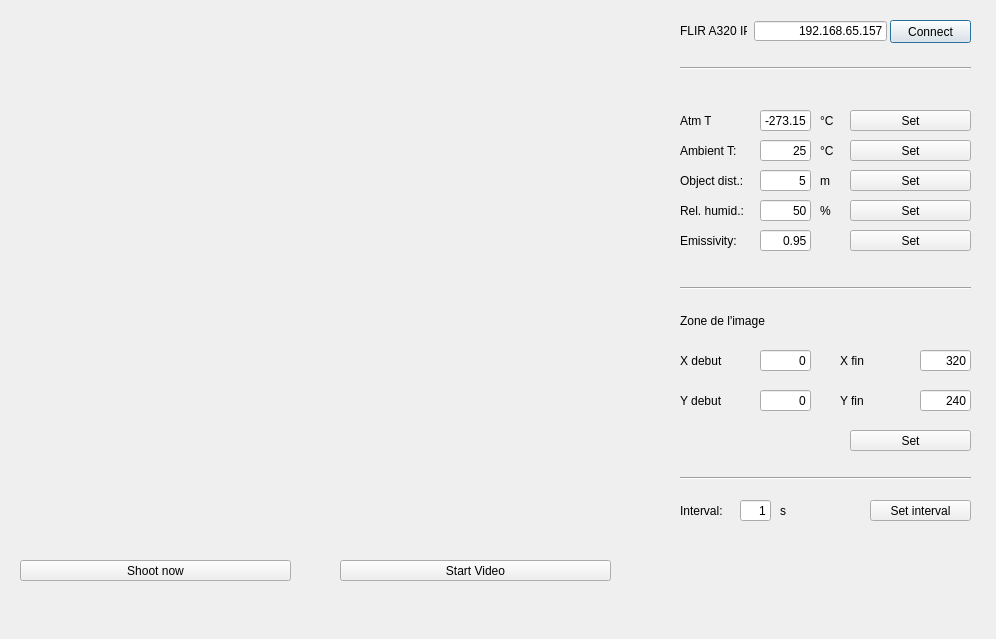
<?xml version="1.0" encoding="UTF-8"?>
<ui version="4.0">
 <class>Dialog</class>
 <widget class="QDialog" name="Dialog">
  <property name="geometry">
   <rect>
    <x>0</x>
    <y>0</y>
    <width>996</width>
    <height>639</height>
   </rect>
  </property>
  <property name="windowTitle">
   <string>FLIR A320 control</string>
  </property>
  <property name="locale">
   <locale language="English" country="Israel"/>
  </property>
  <widget class="QLineEdit" name="flirIP">
   <property name="geometry">
    <rect>
     <x>754</x>
     <y>21</y>
     <width>133</width>
     <height>20</height>
    </rect>
   </property>
   <property name="text">
    <string>192.168.65.157</string>
   </property>
   <property name="alignment">
    <set>Qt::AlignRight|Qt::AlignTrailing|Qt::AlignVCenter</set>
   </property>
  </widget>
  <widget class="QLabel" name="label_2">
   <property name="geometry">
    <rect>
     <x>680</x>
     <y>20</y>
     <width>67</width>
     <height>21</height>
    </rect>
   </property>
   <property name="text">
    <string>FLIR A320 IP:</string>
   </property>
  </widget>
  <widget class="Line" name="line">
   <property name="geometry">
    <rect>
     <x>680</x>
     <y>280</y>
     <width>291</width>
     <height>16</height>
    </rect>
   </property>
   <property name="orientation">
    <enum>Qt::Horizontal</enum>
   </property>
  </widget>
  <widget class="QPushButton" name="connect">
   <property name="geometry">
    <rect>
     <x>890</x>
     <y>20</y>
     <width>81</width>
     <height>23</height>
    </rect>
   </property>
   <property name="text">
    <string>Connect</string>
   </property>
  </widget>
  <widget class="QLabel" name="label_22">
   <property name="geometry">
    <rect>
     <x>820</x>
     <y>110</y>
     <width>21</width>
     <height>21</height>
    </rect>
   </property>
   <property name="text">
    <string>°C</string>
   </property>
  </widget>
  <widget class="Line" name="line_5">
   <property name="geometry">
    <rect>
     <x>680</x>
     <y>60</y>
     <width>291</width>
     <height>16</height>
    </rect>
   </property>
   <property name="orientation">
    <enum>Qt::Horizontal</enum>
   </property>
  </widget>
  <widget class="QLabel" name="label_20">
   <property name="geometry">
    <rect>
     <x>680</x>
     <y>110</y>
     <width>31</width>
     <height>21</height>
    </rect>
   </property>
   <property name="text">
    <string>Atm T:</string>
   </property>
  </widget>
  <widget class="QLineEdit" name="atmT">
   <property name="geometry">
    <rect>
     <x>760</x>
     <y>110</y>
     <width>51</width>
     <height>21</height>
    </rect>
   </property>
   <property name="text">
    <string>-273.15</string>
   </property>
   <property name="alignment">
    <set>Qt::AlignRight|Qt::AlignTrailing|Qt::AlignVCenter</set>
   </property>
  </widget>
  <widget class="QPushButton" name="setAtmT">
   <property name="geometry">
    <rect>
     <x>850</x>
     <y>110</y>
     <width>121</width>
     <height>21</height>
    </rect>
   </property>
   <property name="text">
    <string>Set</string>
   </property>
  </widget>
  <widget class="QPushButton" name="shootNow">
   <property name="geometry">
    <rect>
     <x>20</x>
     <y>560</y>
     <width>271</width>
     <height>21</height>
    </rect>
   </property>
   <property name="text">
    <string>Shoot now</string>
   </property>
  </widget>
  <widget class="QLabel" name="label_25">
   <property name="geometry">
    <rect>
     <x>780</x>
     <y>500</y>
     <width>16</width>
     <height>21</height>
    </rect>
   </property>
   <property name="text">
    <string>s</string>
   </property>
  </widget>
  <widget class="QLabel" name="label_26">
   <property name="geometry">
    <rect>
     <x>680</x>
     <y>500</y>
     <width>51</width>
     <height>21</height>
    </rect>
   </property>
   <property name="text">
    <string>Interval:</string>
   </property>
  </widget>
  <widget class="QLineEdit" name="IntervalTime">
   <property name="geometry">
    <rect>
     <x>740</x>
     <y>500</y>
     <width>31</width>
     <height>21</height>
    </rect>
   </property>
   <property name="text">
    <string>1</string>
   </property>
   <property name="alignment">
    <set>Qt::AlignRight|Qt::AlignTrailing|Qt::AlignVCenter</set>
   </property>
  </widget>
  <widget class="QPushButton" name="IntervalSet">
   <property name="geometry">
    <rect>
     <x>870</x>
     <y>500</y>
     <width>101</width>
     <height>21</height>
    </rect>
   </property>
   <property name="text">
    <string>Set interval</string>
   </property>
  </widget>
  <widget class="QLabel" name="logfolder">
   <property name="geometry">
    <rect>
     <x>20</x>
     <y>600</y>
     <width>591</width>
     <height>21</height>
    </rect>
   </property>
   <property name="text">
    <string/>
   </property>
   <property name="alignment">
    <set>Qt::AlignRight|Qt::AlignTrailing|Qt::AlignVCenter</set>
   </property>
  </widget>
  <widget class="QLabel" name="label_28">
   <property name="geometry">
    <rect>
     <x>680</x>
     <y>140</y>
     <width>61</width>
     <height>21</height>
    </rect>
   </property>
   <property name="text">
    <string>Ambient T:</string>
   </property>
  </widget>
  <widget class="QLineEdit" name="ambT">
   <property name="geometry">
    <rect>
     <x>760</x>
     <y>140</y>
     <width>51</width>
     <height>21</height>
    </rect>
   </property>
   <property name="text">
    <string>25</string>
   </property>
   <property name="alignment">
    <set>Qt::AlignRight|Qt::AlignTrailing|Qt::AlignVCenter</set>
   </property>
  </widget>
  <widget class="QPushButton" name="setAmbT">
   <property name="geometry">
    <rect>
     <x>850</x>
     <y>140</y>
     <width>121</width>
     <height>21</height>
    </rect>
   </property>
   <property name="text">
    <string>Set</string>
   </property>
  </widget>
  <widget class="QLabel" name="label_29">
   <property name="geometry">
    <rect>
     <x>820</x>
     <y>140</y>
     <width>21</width>
     <height>21</height>
    </rect>
   </property>
   <property name="text">
    <string>°C</string>
   </property>
  </widget>
  <widget class="QLabel" name="label_30">
   <property name="geometry">
    <rect>
     <x>680</x>
     <y>170</y>
     <width>71</width>
     <height>21</height>
    </rect>
   </property>
   <property name="text">
    <string>Object dist.:</string>
   </property>
  </widget>
  <widget class="QLineEdit" name="dist">
   <property name="geometry">
    <rect>
     <x>760</x>
     <y>170</y>
     <width>51</width>
     <height>21</height>
    </rect>
   </property>
   <property name="text">
    <string>5</string>
   </property>
   <property name="alignment">
    <set>Qt::AlignRight|Qt::AlignTrailing|Qt::AlignVCenter</set>
   </property>
  </widget>
  <widget class="QPushButton" name="setDist">
   <property name="geometry">
    <rect>
     <x>850</x>
     <y>170</y>
     <width>121</width>
     <height>21</height>
    </rect>
   </property>
   <property name="text">
    <string>Set</string>
   </property>
  </widget>
  <widget class="QLabel" name="label_31">
   <property name="geometry">
    <rect>
     <x>820</x>
     <y>170</y>
     <width>21</width>
     <height>21</height>
    </rect>
   </property>
   <property name="text">
    <string>m</string>
   </property>
  </widget>
  <widget class="QLineEdit" name="rh">
   <property name="geometry">
    <rect>
     <x>760</x>
     <y>200</y>
     <width>51</width>
     <height>21</height>
    </rect>
   </property>
   <property name="text">
    <string>50</string>
   </property>
   <property name="alignment">
    <set>Qt::AlignRight|Qt::AlignTrailing|Qt::AlignVCenter</set>
   </property>
  </widget>
  <widget class="QLabel" name="label_32">
   <property name="geometry">
    <rect>
     <x>820</x>
     <y>200</y>
     <width>21</width>
     <height>21</height>
    </rect>
   </property>
   <property name="text">
    <string>%</string>
   </property>
  </widget>
  <widget class="QPushButton" name="setRH">
   <property name="geometry">
    <rect>
     <x>850</x>
     <y>200</y>
     <width>121</width>
     <height>21</height>
    </rect>
   </property>
   <property name="text">
    <string>Set</string>
   </property>
  </widget>
  <widget class="QLabel" name="label_33">
   <property name="geometry">
    <rect>
     <x>680</x>
     <y>200</y>
     <width>71</width>
     <height>21</height>
    </rect>
   </property>
   <property name="text">
    <string>Rel. humid.:</string>
   </property>
  </widget>
  <widget class="QPushButton" name="setEmissivity">
   <property name="geometry">
    <rect>
     <x>850</x>
     <y>230</y>
     <width>121</width>
     <height>21</height>
    </rect>
   </property>
   <property name="text">
    <string>Set</string>
   </property>
  </widget>
  <widget class="QLabel" name="label_34">
   <property name="geometry">
    <rect>
     <x>680</x>
     <y>230</y>
     <width>71</width>
     <height>21</height>
    </rect>
   </property>
   <property name="text">
    <string>Emissivity:</string>
   </property>
  </widget>
  <widget class="QLineEdit" name="emissivity">
   <property name="geometry">
    <rect>
     <x>760</x>
     <y>230</y>
     <width>51</width>
     <height>21</height>
    </rect>
   </property>
   <property name="text">
    <string>0.95</string>
   </property>
   <property name="alignment">
    <set>Qt::AlignRight|Qt::AlignTrailing|Qt::AlignVCenter</set>
   </property>
  </widget>
  <widget class="QLabel" name="currentImg">
   <property name="geometry">
    <rect>
     <x>10</x>
     <y>10</y>
     <width>640</width>
     <height>480</height>
    </rect>
   </property>
   <property name="text">
    <string/>
   </property>
  </widget>
  <widget class="Line" name="line_2">
   <property name="geometry">
    <rect>
     <x>680</x>
     <y>470</y>
     <width>291</width>
     <height>16</height>
    </rect>
   </property>
   <property name="orientation">
    <enum>Qt::Horizontal</enum>
   </property>
  </widget>
  <widget class="QLineEdit" name="X_debut">
   <property name="geometry">
    <rect>
     <x>760</x>
     <y>350</y>
     <width>51</width>
     <height>21</height>
    </rect>
   </property>
   <property name="text">
    <string>0</string>
   </property>
   <property name="alignment">
    <set>Qt::AlignRight|Qt::AlignTrailing|Qt::AlignVCenter</set>
   </property>
  </widget>
  <widget class="QLabel" name="label_21">
   <property name="geometry">
    <rect>
     <x>680</x>
     <y>350</y>
     <width>61</width>
     <height>21</height>
    </rect>
   </property>
   <property name="text">
    <string>X debut</string>
   </property>
  </widget>
  <widget class="QLabel" name="label_39">
   <property name="geometry">
    <rect>
     <x>840</x>
     <y>350</y>
     <width>61</width>
     <height>21</height>
    </rect>
   </property>
   <property name="text">
    <string>X fin</string>
   </property>
  </widget>
  <widget class="QLineEdit" name="X_fin">
   <property name="geometry">
    <rect>
     <x>920</x>
     <y>350</y>
     <width>51</width>
     <height>21</height>
    </rect>
   </property>
   <property name="text">
    <string>320</string>
   </property>
   <property name="alignment">
    <set>Qt::AlignRight|Qt::AlignTrailing|Qt::AlignVCenter</set>
   </property>
  </widget>
  <widget class="QLineEdit" name="Y_debut">
   <property name="geometry">
    <rect>
     <x>760</x>
     <y>390</y>
     <width>51</width>
     <height>21</height>
    </rect>
   </property>
   <property name="text">
    <string>0</string>
   </property>
   <property name="alignment">
    <set>Qt::AlignRight|Qt::AlignTrailing|Qt::AlignVCenter</set>
   </property>
  </widget>
  <widget class="QLabel" name="label_40">
   <property name="geometry">
    <rect>
     <x>840</x>
     <y>390</y>
     <width>61</width>
     <height>21</height>
    </rect>
   </property>
   <property name="text">
    <string>Y fin</string>
   </property>
  </widget>
  <widget class="QLabel" name="label_23">
   <property name="geometry">
    <rect>
     <x>680</x>
     <y>390</y>
     <width>61</width>
     <height>21</height>
    </rect>
   </property>
   <property name="text">
    <string>Y debut</string>
   </property>
  </widget>
  <widget class="QLineEdit" name="Y_fin">
   <property name="geometry">
    <rect>
     <x>920</x>
     <y>390</y>
     <width>51</width>
     <height>21</height>
    </rect>
   </property>
   <property name="text">
    <string>240</string>
   </property>
   <property name="alignment">
    <set>Qt::AlignRight|Qt::AlignTrailing|Qt::AlignVCenter</set>
   </property>
  </widget>
  <widget class="QPushButton" name="setZone">
   <property name="geometry">
    <rect>
     <x>850</x>
     <y>430</y>
     <width>121</width>
     <height>21</height>
    </rect>
   </property>
   <property name="text">
    <string>Set</string>
   </property>
  </widget>
  <widget class="QLabel" name="label_3">
   <property name="geometry">
    <rect>
     <x>680</x>
     <y>310</y>
     <width>271</width>
     <height>21</height>
    </rect>
   </property>
   <property name="text">
    <string>Zone de l'image</string>
   </property>
  </widget>
  <widget class="QPushButton" name="Startvideo">
   <property name="geometry">
    <rect>
     <x>340</x>
     <y>560</y>
     <width>271</width>
     <height>21</height>
    </rect>
   </property>
   <property name="text">
    <string>Start Video</string>
   </property>
  </widget>
  <zorder>currentImg</zorder>
  <zorder>flirIP</zorder>
  <zorder>label_2</zorder>
  <zorder>line</zorder>
  <zorder>connect</zorder>
  <zorder>label_22</zorder>
  <zorder>line_5</zorder>
  <zorder>label_20</zorder>
  <zorder>atmT</zorder>
  <zorder>setAtmT</zorder>
  <zorder>shootNow</zorder>
  <zorder>label_25</zorder>
  <zorder>label_26</zorder>
  <zorder>IntervalTime</zorder>
  <zorder>IntervalSet</zorder>
  <zorder>logfolder</zorder>
  <zorder>label_28</zorder>
  <zorder>ambT</zorder>
  <zorder>setAmbT</zorder>
  <zorder>label_29</zorder>
  <zorder>label_30</zorder>
  <zorder>dist</zorder>
  <zorder>setDist</zorder>
  <zorder>label_31</zorder>
  <zorder>rh</zorder>
  <zorder>label_32</zorder>
  <zorder>setRH</zorder>
  <zorder>label_33</zorder>
  <zorder>setEmissivity</zorder>
  <zorder>label_34</zorder>
  <zorder>emissivity</zorder>
  <zorder>line_2</zorder>
  <zorder>X_debut</zorder>
  <zorder>label_21</zorder>
  <zorder>label_39</zorder>
  <zorder>X_fin</zorder>
  <zorder>Y_debut</zorder>
  <zorder>label_40</zorder>
  <zorder>label_23</zorder>
  <zorder>Y_fin</zorder>
  <zorder>setZone</zorder>
  <zorder>label_3</zorder>
  <zorder>Startvideo</zorder>
 </widget>
 <resources/>
 <connections/>
</ui>
